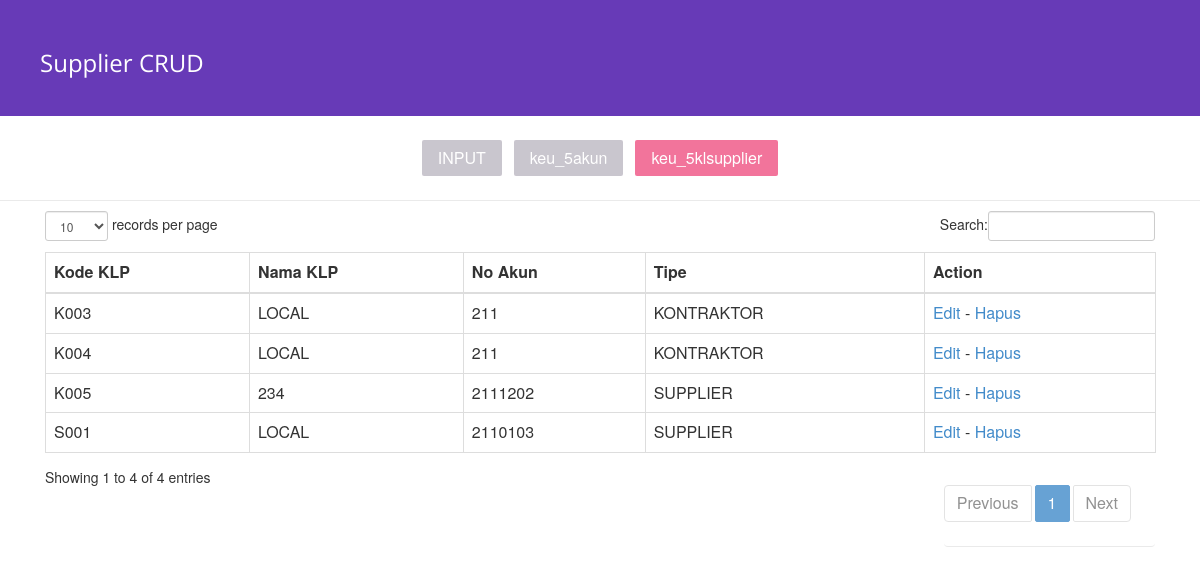
Page /keu_5klsupplier.php on the committed database.
### tables this page shows
CREATE TABLE `keu_5klsupplier` (
  `id` int(11) NOT NULL,
  `kodeklp` varchar(4) NOT NULL,
  `namaklp` varchar(20) NOT NULL,
  `noakun` int(10) NOT NULL,
  `tipe` enum('KONTRAKTOR','SUPPLIER') NOT NULL
);

### keu_5klsupplier.php (the view, shortened to what this page needs)
<html>
<head>
	<link rel="stylesheet" href="assets/demo.css">
	<link rel="stylesheet" href="assets/form-basic.css">
    <link rel="stylesheet" href="css/bootstrap.min.css"/>
    <link rel="stylesheet" href="css/dataTables.bootstrap.css"/>
</head>
	<header>
		<h1>Supplier CRUD</h1>
    </header>
    <ul>
        <li><a href="index.php">INPUT</a></li>
        <li><a href="keu_5akun.php">keu_5akun</a></li>
        <li><a href="keu_5klsupplier.php" class="active">keu_5klsupplier</a></li>
    </ul>
    <div class="main-content">
      <div class="container">
			<div class="col-md-12 col-xs-12 col-lg-12">
            <table id="putri" class="table table-bordered">
            <thead>
                <tr>
                    <th>Kode KLP</th>
                    <th>Nama KLP</th>
                    <th>No Akun</th>
                    <th>Tipe</th>
                    <th>Action</th>
                </tr>
            </thead>
            <tbody>
                    <?php
                    require_once("db.php");
                    $query = "SELECT * FROM keu_5klsupplier";
                    $queryact = mysqli_query($koneksi, $query);
                    while ($q = mysqli_fetch_assoc($queryact)) {
                    ?>
                    <tr>
                        <td><?php echo  $q['kodeklp']; ?></td>
                        <td><?php echo  $q['namaklp']; ?></td>
                        <td><?php echo  $q['noakun']; ?></td>
                        <td><?php echo  $q['tipe']; ?></td>
                        <td><a href="edit.php?id=<?php echo $q['id']; ?>">Edit</a> - <a href="delete.php?id=<?php echo $q['id']; ?>">Hapus</a></td>
                    </tr>
                    <?php
                    }
                    ?>
            </tbody>
            </table>
            </div>
        </div>
    </div>
</body>
</html>

### assets/demo.css (style rules this page uses)
* { margin: 0; padding: 0; box-sizing: border-box; }
html { background-color: #efefef; }
header { box-sizing: border-box; text-align: center; width: 100%; padding: 25px 40px; background-color: #673AB7; overflow: hidden; }
header h1 { float: left; font: normal 24px/1.5 'Open Sans', sans-serif; color: #fff; }
ul { list-style: none; border-bottom: 1px solid #EAEAEA; background-color: #FFF; padding: 20px; margin-top: 0; text-align: center; margin-bottom: 75px; }
ul a { text-decoration: none; color: #FFF; text-align: left; background-color: #BCB8C2; padding: 10px 16px; border-radius: 2px; opacity: 0.8; font-size: 16px; display: inline-block; margin: 4px; line-height: 1; outline: none; transition: 0.2s ease; }
ul li a.active { background-color: #F05283; pointer-events: none; }
ul li { display: inline-block; }
.main-content { margin-bottom: 75px; }

### assets/form-basic.css (style rules this page uses)
html { background-color: #f3f3f3; }

### rows in the picture
keu_5klsupplier: kodeklp "K003", namaklp "LOCAL", noakun "211", tipe "KONTRAKTOR"
keu_5klsupplier: kodeklp "K004", namaklp "LOCAL", noakun "211", tipe "KONTRAKTOR"
keu_5klsupplier: kodeklp "S001", namaklp "LOCAL", noakun "2110103", tipe "SUPPLIER"
keu_5klsupplier: kodeklp "K005", namaklp "234", noakun "2111202", tipe "SUPPLIER"
